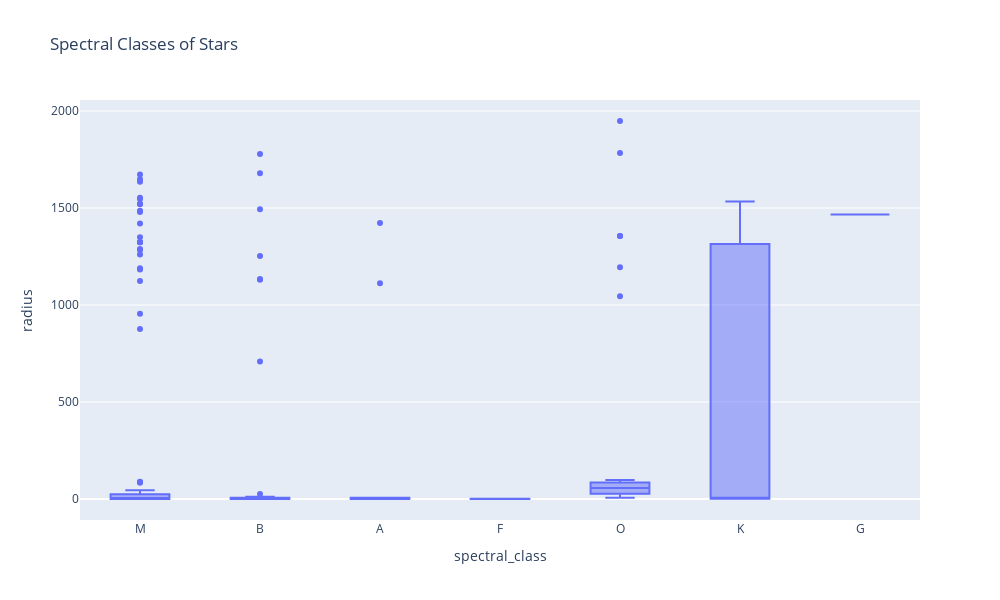

Notebook code cell kept with this figure:
### Code cell
fig = px.box(stars, x='spectral_class', y='radius', 
             title='Spectral Classes of Stars',
             height = 600, width = 1000)
fig.show()

### Figure 1 — Plotly figure (JSON) as saved in the notebook; plotly's stock layout.template omitted (floating-point values rounded to 4 significant figures; data arrays with more than 128 entries replaced by an {"elided": "..."} marker saying what was removed)
{"data": [{"alignmentgroup": "True", "hovertemplate": "spectral_class=%{x}<br>radius=%{y}<extra></extra>", "legendgroup": "", "marker": {"color": "#636efa"}, "name": "", "notched": false, "offsetgroup": "", "orientation": "v", "showlegend": false, "type": "box", "x": {"elided": "240 str values"}, "x0": " ", "xaxis": "x", "y": {"elided": "240 float values"}, "y0": " ", "yaxis": "y"}], "layout": {"boxmode": "group", "height": 600, "legend": {"tracegroupgap": 0}, "title": {"text": "Spectral Classes of Stars"}, "width": 1000, "xaxis": {"anchor": "y", "domain": [0, 1], "title": {"text": "spectral_class"}}, "yaxis": {"anchor": "x", "domain": [0, 1], "title": {"text": "radius"}}}}
